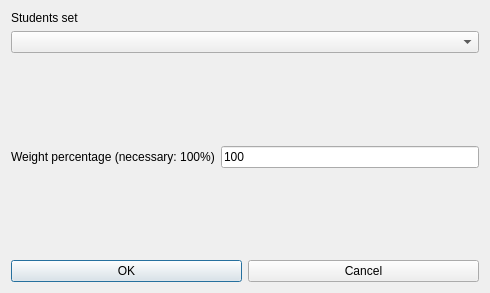
<?xml version="1.0" encoding="UTF-8"?>
<ui version="4.0">
 <class>ModifyConstraintStudentsSetMaxTwoActivityTagsPerDayFromN1N2N3Form_template</class>
 <widget class="QDialog" name="ModifyConstraintStudentsSetMaxTwoActivityTagsPerDayFromN1N2N3Form_template">
  <property name="geometry">
   <rect>
    <x>0</x>
    <y>0</y>
    <width>490</width>
    <height>293</height>
   </rect>
  </property>
  <property name="windowTitle">
   <string extracomment="This is the title of the dialog to modify a constraint of this type">Modify students set max two activity tags per day from N1 N2 N3</string>
  </property>
  <layout class="QGridLayout" name="gridLayout">
   <item row="3" column="0">
    <spacer name="verticalSpacer_2">
     <property name="orientation">
      <enum>Qt::Vertical</enum>
     </property>
     <property name="sizeHint" stdset="0">
      <size>
       <width>20</width>
       <height>29</height>
      </size>
     </property>
    </spacer>
   </item>
   <item row="0" column="0">
    <layout class="QGridLayout">
     <item row="1" column="0">
      <widget class="QComboBox" name="studentsComboBox">
       <property name="editable">
        <bool>false</bool>
       </property>
       <property name="insertPolicy">
        <enum>QComboBox::NoInsert</enum>
       </property>
       <property name="duplicatesEnabled">
        <bool>false</bool>
       </property>
      </widget>
     </item>
     <item row="0" column="0">
      <widget class="QLabel" name="studentsSetTextLabel">
       <property name="frameShape">
        <enum>QFrame::NoFrame</enum>
       </property>
       <property name="frameShadow">
        <enum>QFrame::Plain</enum>
       </property>
       <property name="text">
        <string>Students set</string>
       </property>
       <property name="wordWrap">
        <bool>false</bool>
       </property>
      </widget>
     </item>
    </layout>
   </item>
   <item row="1" column="0">
    <spacer name="spacer7">
     <property name="orientation">
      <enum>Qt::Vertical</enum>
     </property>
     <property name="sizeType">
      <enum>QSizePolicy::Expanding</enum>
     </property>
     <property name="sizeHint" stdset="0">
      <size>
       <width>20</width>
       <height>21</height>
      </size>
     </property>
    </spacer>
   </item>
   <item row="2" column="0">
    <layout class="QHBoxLayout" name="horizontalLayout_2">
     <item>
      <widget class="QLabel" name="weightTextLabel">
       <property name="frameShape">
        <enum>QFrame::NoFrame</enum>
       </property>
       <property name="frameShadow">
        <enum>QFrame::Plain</enum>
       </property>
       <property name="text">
        <string>Weight percentage (necessary: 100%)</string>
       </property>
       <property name="wordWrap">
        <bool>false</bool>
       </property>
      </widget>
     </item>
     <item>
      <widget class="QLineEdit" name="weightLineEdit">
       <property name="text">
        <string notr="true">100</string>
       </property>
      </widget>
     </item>
    </layout>
   </item>
   <item row="4" column="0">
    <layout class="QHBoxLayout">
     <item>
      <widget class="QPushButton" name="okPushButton">
       <property name="text">
        <string>OK</string>
       </property>
      </widget>
     </item>
     <item>
      <widget class="QPushButton" name="cancelPushButton">
       <property name="text">
        <string>Cancel</string>
       </property>
      </widget>
     </item>
    </layout>
   </item>
  </layout>
 </widget>
 <layoutdefault spacing="6" margin="11"/>
 <resources/>
 <connections/>
</ui>
